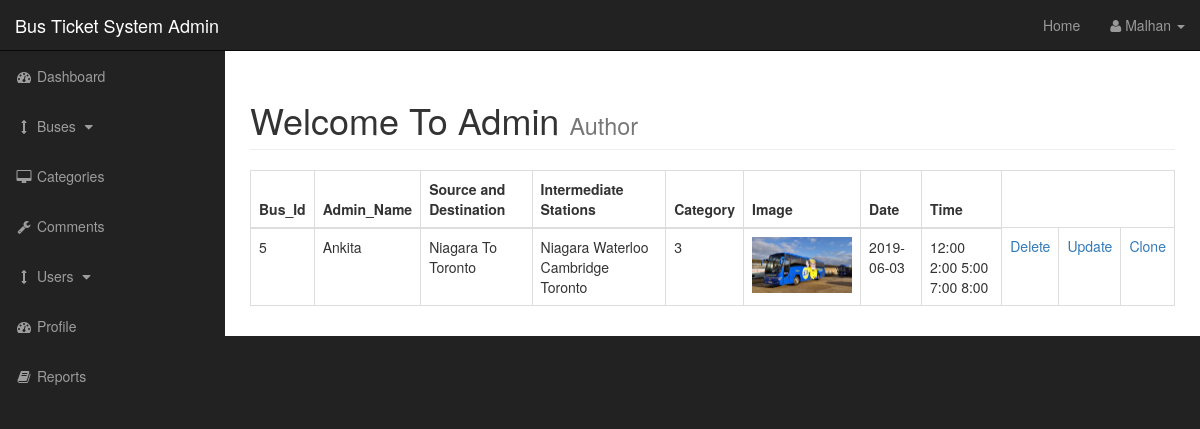
/services/busticket/admin/buses.php (signed in), run on the app's committed database.
### tables this page shows
CREATE TABLE `posts` (
  `post_id` int(3) NOT NULL,
  `post_category_id` int(3) NOT NULL,
  `post_title` varchar(255) NOT NULL,
  `post_author` varchar(255) NOT NULL,
  `post_date` date NOT NULL,
  `post_image` text NOT NULL,
  `post_content` text NOT NULL,
  `post_source` varchar(255) NOT NULL,
  `post_destination` varchar(255) NOT NULL,
  `post_via` varchar(255) NOT NULL,
  `post_via_time` varchar(255) NOT NULL,
  `post_query_count` int(3) NOT NULL,
  `max_seats` int(3) NOT NULL,
  `available_seats` int(3) NOT NULL
);

### services/busticket/admin/buses.php (the view, shortened to what this page needs)
<?php include"includes/admin_header.php"; ?>
    <div id="wrapper">
        <?php include"includes/admin_navigation.php"; ?>
        <div id="page-wrapper">
            <div class="container-fluid">
                <div class="row">
                    <div class="col-lg-12">
                        <h1 class="page-header">
                            Welcome To Admin
                            <small>Author</small>
                        </h1>
                        <?php
                        if (isset($_GET['source'])) {
                            $source = $_GET['source'];
                        }
                        else {
                            $source = "";
                        }
                        switch ($source) {
                            default: ?>
                                <table class="table table-bordered table-hover">
                                <thead>
                                    <tr>
                                        <th>Bus_Id</th>
                                        <th>Admin_Name</th>
                                        <th>Source and Destination</th>
                                        <th>Intermediate Stations</th>
                                        <th>Category</th>
                                        <th>Image</th>
                                        <th>Date</th>
                                        <th>Time</th>
                                    </tr>
                                </thead>
                                <tbody>
                                    <?php
                                        $query = "SELECT *  FROM  posts";
                                        $select_posts = mysqli_query($connection,$query);
                                        while($row = mysqli_fetch_assoc($select_posts)) {
                                            $bus_id = $row['post_id'];
                                            $admin_name = $row['post_author'];
                                            $source = $row['post_source'];
                                            $destination = $row['post_destination'];
                                            $intermediate_station = $row['post_via'];
                                            $category = $row['post_category_id'];
                                            $image = $row['post_image'];
                                            $date = $row['post_date'];
                                            $time = $row['post_via_time'];
                                        if ($date > date('Y-m-d')) {
                                     ?>
                                    <tr>
                                        <td><?php echo $bus_id ?></td>
                                        <td><?php echo $admin_name ?></td>
                                        <td><?php echo $source . " To ". $destination?></td>
                                        <td><?php echo $intermediate_station ?></td>
                                        <td><?php echo $category ?></td>
                                        <td><img width="100" src="../images/<?php echo $image ?>"></td>
                                        <td><?php echo $date ?></td>
                                        <td><?php echo $time ?></td>
                                        <?php echo "<td><a href='buses.php?delete=$bus_id'>Delete</a></td>"; ?>
                                        <?php echo "<td><a href='buses.php?source=update&bus_id=$bus_id'>Update</a></td>"; ?>
                                        <?php echo "<td><a href='buses.php?clone_bus_id=$bus_id'>Clone</a></td>"; ?>
                                    </tr>
                                    <?php } }?>
                                </tbody>
                                </table><?php
                                break;
                        }
                        ?>
                    </div>
                </div>
            </div>
        </div>
<?php include"includes/admin_footer.php"; ?>

### services/busticket/admin/css/sb-admin.css (style rules this page uses)
body { margin-top: 100px; background-color: #222; }
@media (min-width:768px) { body { margin-top: 50px; } }
#wrapper { padding-left: 0; }
#page-wrapper { width: 100%; padding: 0; background-color: #fff; }
@media (min-width:768px) { #wrapper { padding-left: 225px; } }
@media (min-width:768px) { #page-wrapper { padding: 10px; } }

### data on the page
posts: post_id "5", post_author "Ankita", post_source "Niagara", post_destination "Toronto", post_via "Niagara Waterloo Cambridge Toronto", post_category "3", post_image (picture), post_date "2019-06-03", post_via_time "12:00 2:00 5:00 7:00 8:00"

### other printed values
$_SESSION['s_username'] "Malhan"
